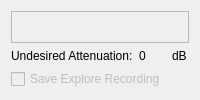
          <widget class="QWidget" name="tabExplore">
           <attribute name="title">
            <string>Explore</string>
           </attribute>
           <layout class="QHBoxLayout" name="horizontalLayout_7">
            <item>
             <layout class="QVBoxLayout" name="verticalLayout_9">
              <item>
               <widget class="ExploreStimulusEditor" name="exploreStimEditor">
                <property name="sizePolicy">
                 <sizepolicy hsizetype="Preferred" vsizetype="Expanding">
                  <horstretch>0</horstretch>
                  <verstretch>0</verstretch>
                 </sizepolicy>
                </property>
                <property name="frameShape">
                 <enum>QFrame::StyledPanel</enum>
                </property>
                <property name="frameShadow">
                 <enum>QFrame::Raised</enum>
                </property>
               </widget>
              </item>
              <item>
               <layout class="QGridLayout" name="gridLayout_7">
                <item row="1" column="0" colspan="2">
                 <widget class="QCheckBox" name="save_explore_ckbx">
                  <property name="enabled">
                   <bool>false</bool>
                  </property>
                  <property name="text">
                   <string>Save Explore Recording</string>
                  </property>
                 </widget>
                </item>
                <item row="0" column="0">
                 <widget class="QLabel" name="label_20">
                  <property name="text">
                   <string>Undesired Attenuation:</string>
                  </property>
                 </widget>
                </item>
                <item row="0" column="1">
                 <widget class="QLabel" name="overAttenLbl">
                  <property name="toolTip">
                   <string>Stimulus had to be scaled down by this amount to be generated</string>
                  </property>
                  <property name="text">
                   <string>0</string>
                  </property>
                 </widget>
                </item>
                <item row="0" column="2">
                 <widget class="QLabel" name="label_23">
                  <property name="text">
                   <string>dB</string>
                  </property>
                 </widget>
                </item>
               </layout>
              </item>
             </layout>
            </item>
           </layout>
          </widget>
